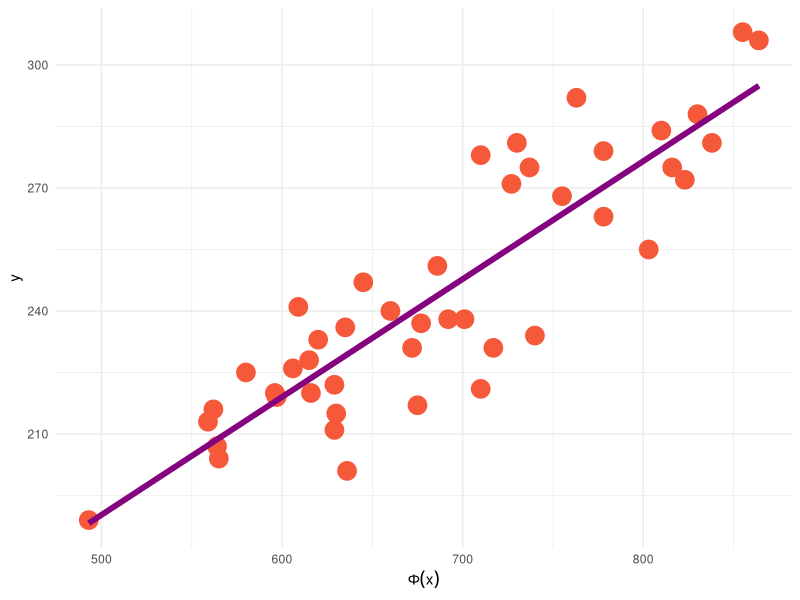

Recreate this plot in R. (Note: this script raises an error after producing the figure.)
## ---- chunk 1
require(ggplot2)

x <- c(609, 629, 620, 564, 645, 493, 606, 660, 630, 672, 778, 616, 727, 810, 778, 823, 755, 710, 701, 803, 855, 838, 830, 864, 635, 565, 562, 580, 596, 597, 636, 559, 615, 740, 677, 675, 629, 692, 710, 730, 763, 686, 717, 737, 816)

y <- c(241, 222, 233, 207, 247, 189, 226, 240, 215, 231, 263, 220, 271, 284, 279, 272, 268, 278, 238, 255, 308, 281, 288, 306, 236, 204, 216, 225, 220, 219, 201, 213, 228, 234, 237, 217, 211, 238, 221, 281, 292, 251, 231, 275, 275)

ggplot(data.frame(x = x, y = y))+
  geom_point(aes(x, y), colour = "#f6583a", size = 6)+
  geom_smooth(aes(x, y), method = "lm", se = FALSE, colour = "#85037e", size = 2)+
  theme_minimal()+
  labs(y = "y", x = bquote(Phi(x)))
## ---- chunk 2
data_frame("$Día$" = 1:30, "$Facturas$" = c(149,
60,188,23,201,58,77,222,181,30,110,83,60,25,173,169,190,233,289,45,193,70,241,103,163,
120,201,135,80,29),"$Tiempo$"= c(2.1,1.8,2.3,0.8,2.7,1,1.7,3.1,2.8,1,1.5,1.2,0.8,1,2,
2.5,2.9,3.4,4.1,1.2,2.5,1.8,3.8,1.5,2.8,2.5,3.3,2,1.7,1.5)) %>% 
 kable( booktabs = T, align=rep('c')) %>% kable_styling(bootstrap_options = "striped", full_width = F)



## ---- chunk 3
Dia=read.table("Problema8T1.csv",sep=",",header=TRUE)
names(Dia)
attach(Dia)
## ---- chunk 4
plot(Dia$Facturas,Dia$Tiempo,type = "p",
     col="deeppink4",pch=16, xlab="Facturas", ylab="Tiempo", 
     main= "Relación entre las Facturas y su tiempo de llegada")
## ---- chunk 5
cor(Tiempo,Facturas)
## ---- chunk 6
y=Dia$Tiempo
x=Dia$Facturas
y_barra=mean(y)
x_barra=mean(x) 
Sxx=sum((x-x_barra)^2) 
Sxy=sum((x-x_barra)*(y-y_barra))
beta1=Sxy/Sxx
beta0=y_barra-beta1*x_barra

## ---- chunk 7
beta1
## ---- chunk 8
beta0
## ---- chunk 9
beta_gorro=sum(x*y)/sum(x^2)
## ---- chunk 10
beta_gorro
## ---- chunk 11
y_gorro=beta0+beta1*x
## ---- chunk 12
e=y-y_gorro 
plot(e,type = "p",pch=16, ylab="residuales",col="deeppink4") 
abline(a=0,b=0, col="green4")
